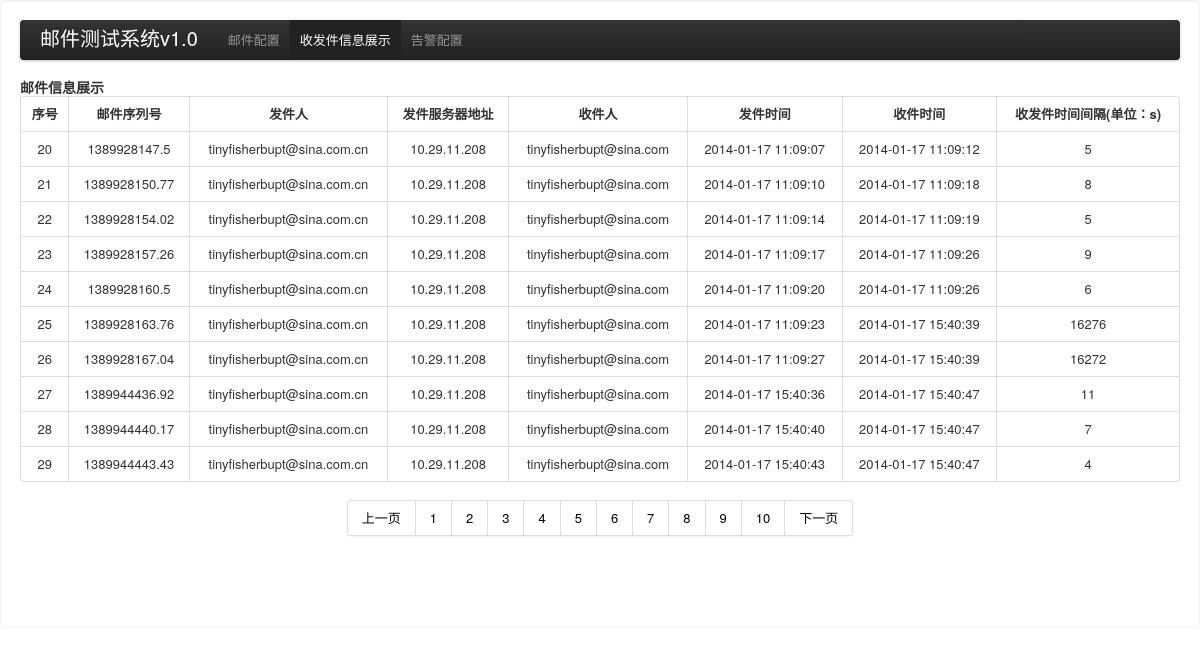
The page /mailtest/show.php?page=3 on the database its author committed.
### tables this page shows
CREATE TABLE `mailtest` (
  `id` int(11) DEFAULT NULL,
  `seq` varchar(50) NOT NULL DEFAULT '',
  `senduser` varchar(50) DEFAULT NULL,
  `recuser` varchar(50) DEFAULT NULL,
  `sendserver` varchar(20) NOT NULL,
  `sendtime` datetime NOT NULL,
  `rectime` datetime NOT NULL,
  `timespace` int(11) NOT NULL,
  `warn` tinyint(1) NOT NULL,
  PRIMARY KEY (`seq`)
);

### mailtest/show.php (the view, shortened to what this page needs)
<!DOCTYPE html>
<html lang="en">
<head>
     <link href="./bootstrap/css/bootstrap.css" rel="stylesheet">
</head>
<body>
<div class="well">
<div class="navbar">
 <div class="navbar-inner">
   <div class="container">
        <a class="brand" href="#"> 邮件测试系统v1.0 </a>
		<ul class="nav">
        <li >
        <a href="index.php">邮件配置</a>
        </li>
        <li class="active"><a href="show.php">收发件信息展示</a></li>
        <li><a href="warn.php">告警配置</a></li>
        </ul>
   </div>
  </div>
</div>
	<div>
		<div>
		<h4>邮件信息展示</h4>
		</div>
		<table class="table table-bordered">
			<tr>
			<th>序号</th>
			<th>邮件序列号</th>
			<th>发件人</th>
			<th>发件服务器地址</th>
			<th>收件人</th>
			<th>发件时间</th>
			<th>收件时间</th>
			<th>收发件时间间隔(单位：s)</th>
			</tr>
			<?php
			$perNumber=10;
			$page=$_GET['page'];
			$count=mysql_query("select count(*) from mailtest");
			$rs=mysql_fetch_array($count);
			$totalNumber=$rs[0];
			$totalPage=ceil($totalNumber/$perNumber);
			$startCount=($page-1)*$perNumber;
			$result=mysql_query("select * from mailtest limit $startCount,$perNumber");
			while ($row=mysql_fetch_array($result)) {
				  echo "<tr>";
				  echo "<td>" . $row['id'] . "</td>";
				  echo "<td>" . $row['seq'] . "</td>";
				  echo "<td>" . $row['senduser'] . "</td>";
				  echo "<td>" . $row['sendserver'] . "</td>";
				  echo "<td>" . $row['recuser'] . "</td>";
				  echo "<td>" . $row['sendtime'] . "</td>";
				  echo "<td>" . $row['rectime'] . "</td>";
				  echo "<td>" . $row['timespace'] . "</td>";
				  echo "</tr>";
			}
		?>
		</table>
	</div>
	<div class="pagination" align="center">
	<ul>
		<?php
			if ($page != 1) {
			?>
			    <li><a href="show.php?page=<?php echo $page - 1;?>">上一页</a></li>
			<?php
			}
			for ($i=1;$i<=$totalPage;$i++) {
			?>
				<li id="<?php echo $i ?>" ><a href="show.php?page=<?php echo $i;?>"><?php echo $i ;?></a></li>
			<?php
			}
			if ($page<$totalPage) {
			?>
		    	<li><a href="show.php?page=<?php echo $page + 1;?>">下一页</a></li>
			</ul>
			</div>
			<?php
			}
			?>
	<br>
	<br>
	<br>
</div>
</body>

### rows shown on the page
mailtest: id "20", seq "1389928147.5", senduser "tinyfisherbupt@sina.com.cn", sendserver "10.29.11.208", recuser "tinyfisherbupt@sina.com", sendtime "2014-01-17 11:09:07", rectime "2014-01-17 11:09:12", timespace "5"
mailtest: id "21", seq "1389928150.77", senduser "tinyfisherbupt@sina.com.cn", sendserver "10.29.11.208", recuser "tinyfisherbupt@sina.com", sendtime "2014-01-17 11:09:10", rectime "2014-01-17 11:09:18", timespace "8"
mailtest: id "22", seq "1389928154.02", senduser "tinyfisherbupt@sina.com.cn", sendserver "10.29.11.208", recuser "tinyfisherbupt@sina.com", sendtime "2014-01-17 11:09:14", rectime "2014-01-17 11:09:19", timespace "5"
mailtest: id "23", seq "1389928157.26", senduser "tinyfisherbupt@sina.com.cn", sendserver "10.29.11.208", recuser "tinyfisherbupt@sina.com", sendtime "2014-01-17 11:09:17", rectime "2014-01-17 11:09:26", timespace "9"
mailtest: id "24", seq "1389928160.5", senduser "tinyfisherbupt@sina.com.cn", sendserver "10.29.11.208", recuser "tinyfisherbupt@sina.com", sendtime "2014-01-17 11:09:20", rectime "2014-01-17 11:09:26", timespace "6"
mailtest: id "25", seq "1389928163.76", senduser "tinyfisherbupt@sina.com.cn", sendserver "10.29.11.208", recuser "tinyfisherbupt@sina.com", sendtime "2014-01-17 11:09:23", rectime "2014-01-17 15:40:39", timespace "16276"
mailtest: id "26", seq "1389928167.04", senduser "tinyfisherbupt@sina.com.cn", sendserver "10.29.11.208", recuser "tinyfisherbupt@sina.com", sendtime "2014-01-17 11:09:27", rectime "2014-01-17 15:40:39", timespace "16272"
mailtest: id "27", seq "1389944436.92", senduser "tinyfisherbupt@sina.com.cn", sendserver "10.29.11.208", recuser "tinyfisherbupt@sina.com", sendtime "2014-01-17 15:40:36", rectime "2014-01-17 15:40:47", timespace "11"
mailtest: id "28", seq "1389944440.17", senduser "tinyfisherbupt@sina.com.cn", sendserver "10.29.11.208", recuser "tinyfisherbupt@sina.com", sendtime "2014-01-17 15:40:40", rectime "2014-01-17 15:40:47", timespace "7"
mailtest: id "29", seq "1389944443.43", senduser "tinyfisherbupt@sina.com.cn", sendserver "10.29.11.208", recuser "tinyfisherbupt@sina.com", sendtime "2014-01-17 15:40:43", rectime "2014-01-17 15:40:47", timespace "4"
